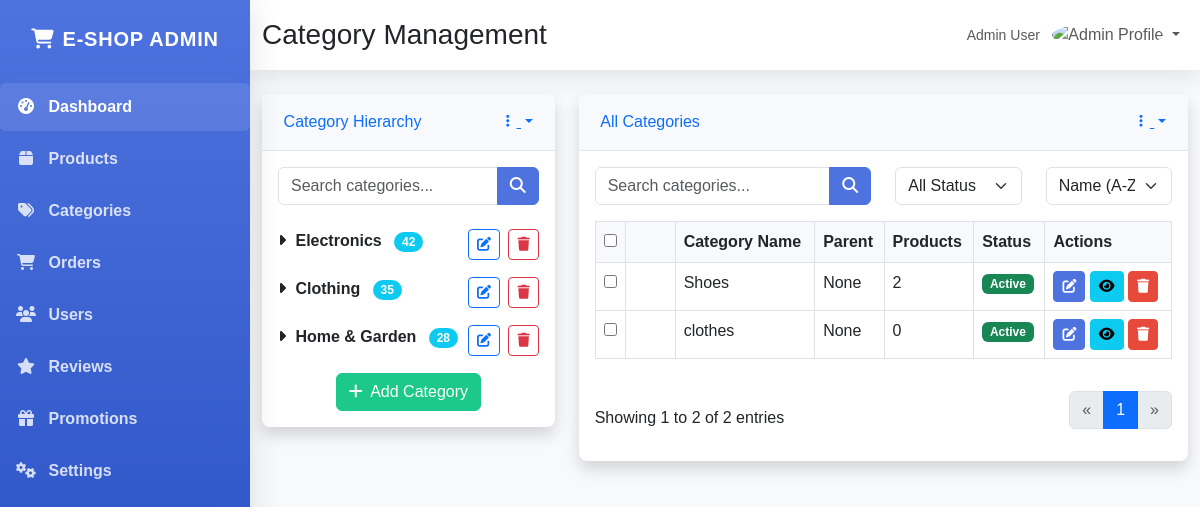
Before: /admin-category/ with the older database file.
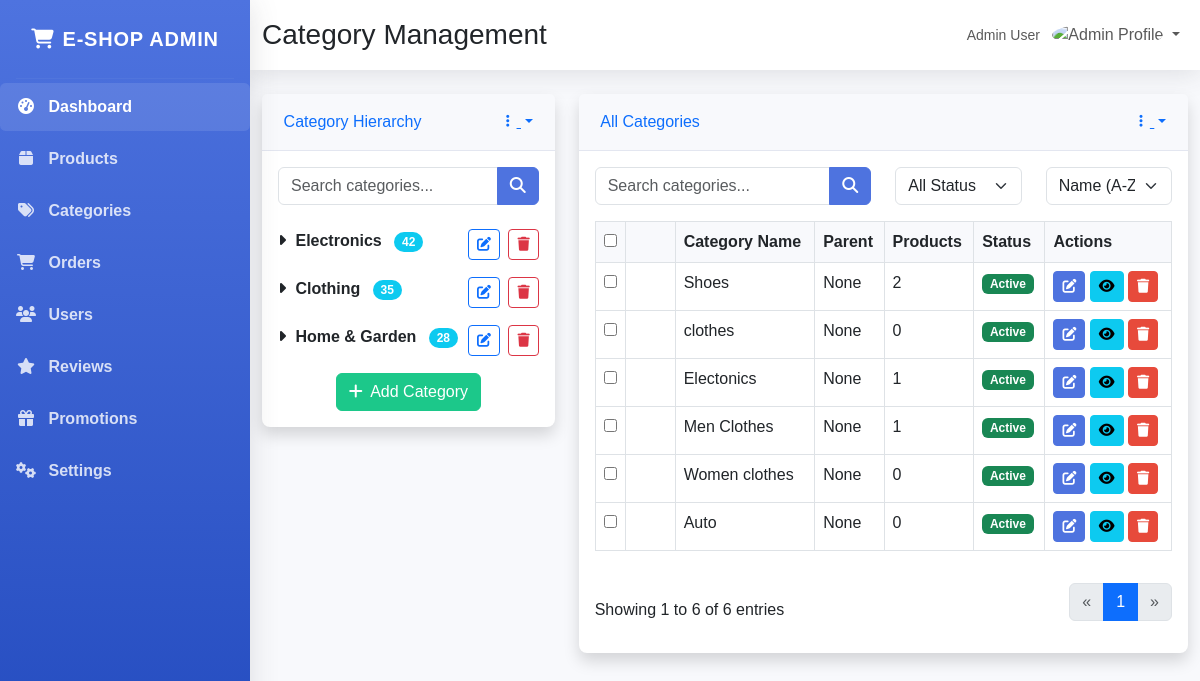
After: the same page with the newer database file.
### app/models.py (models this page shows, shortened)
class Category(models.Model):
    STATUS_CHOICES = (
        ('active', 'Active'),
        ('inactive', 'Inactive'),
    )
    name = models.CharField(max_length=100, unique=True)
    slug = models.SlugField(
        max_length=100,
        unique=True,
        blank=True,
        help_text="Auto-generated from name if left blank"
    )
    parent = models.ForeignKey(
        'self',
        on_delete=models.SET_NULL,
        null=True,
        blank=True,
        related_name='subcategories',
        help_text="Parent category, if any"
    )
    status = models.CharField(
        max_length=20,
        choices=STATUS_CHOICES,
        default='active'
    )
    description = models.TextField(blank=True, null=True)
    image = models.ImageField(upload_to='categories/')
    meta_title = models.CharField(max_length=200, blank=True, null=True)
    meta_description = models.TextField(blank=True, null=True)
    meta_keywords = models.CharField(
        max_length=200,
        blank=True,
        null=True,
        help_text="Comma-separated keywords"
    )
    created_at = models.DateTimeField(auto_now_add=True)
    updated_at = models.DateTimeField(auto_now=True)
    def __str__(self):
        return self.name
    class Meta:
        verbose_name = "Category"
        verbose_name_plural = "Categories"

### app/views.py (the view, shortened to what this page needs)
# urls.py: path('admin-category/', AdminCategory.as_view(), name='admin-category-add'),
class AdminCategory(ListView):
    model = Category
    template_name = 'ecomm/admin/category.html'
    context_object_name = 'categories'
    paginate_by = 7
    def get_queryset(self):
        return Category.objects.all()
    def get_context_data(self, **kwargs):
        context = super().get_context_data(**kwargs)
        context['form'] = CategoryForm()
        return context

### templates/ecomm/admin/category.html (shortened to what the changed rows need)
<!DOCTYPE html>
<html lang="en">
<head>
    <link href="https://cdnjs.cloudflare.com/ajax/libs/bootstrap/5.3.0/css/bootstrap.min.css" rel="stylesheet">
    <link href="https://cdnjs.cloudflare.com/ajax/libs/font-awesome/6.4.0/css/all.min.css" rel="stylesheet">
</head>
<body>
{% block content %}
    <div class="d-flex" id="wrapper">
        <div id="content">
            <nav class="navbar navbar-expand topbar mb-4 static-top">
                <div class="container-fluid">
                    <h1 class="h3 mb-0 text-gray-800">Category Management</h1>
                </div>
            </nav>
            <div class="container-fluid">
                <div class="row">
                    <div class="col-md-8">
                        <div class="card shadow mb-4">
                            <div class="card-body">
                                <div class="table-responsive">
                                    <table class="table table-bordered table-hover" id="categoryTable" width="100%"
                                           cellspacing="0">
                                        <thead>
                                        <tr>
                                            <th width="30px">
                                                <input type="checkbox" id="selectAll">
                                            </th>
                                            <th width="50px"></th>
                                            <th>Category Name</th>
                                            <th>Parent</th>
                                            <th>Products</th>
                                            <th>Status</th>
                                            <th>Actions</th>
                                        </tr>
                                        </thead>
                                        <tbody>
                                        {% for category in categories %}
                                            <tr>
                                                <td><input type="checkbox" class="category-checkbox"
                                                           value="{{ category.pk }}"></td>
                                                <td>
                                                </td>
                                                <td>{{ category.name }}</td>
                                                <td>{{ category.parent.name|default:"None" }}</td>
                                                <td>{{ category.products.count }}</td>
                                                <td>
                <span class="badge {% if category.status == 'active' %}bg-success{% else %}bg-danger{% endif %}">
                    {{ category.status|capfirst }}
                </span>
                                                </td>
                                                <td>
                                                    <button class="btn btn-sm btn-primary" data-bs-toggle="modal"
                                                            data-bs-target="#addCategoryModal"
                                                            onclick="openEditModal('{% url 'admin-category-update' category.pk %}')">
                                                        <i class="fas fa-edit"></i>
                                                    </button>
                                                    <button class="btn btn-sm btn-info"
                                                            onclick="viewCategory('{{ category.slug }}')">
                                                        <i class="fas fa-eye"></i>
                                                    </button>
                                                    <button class="btn btn-sm btn-danger"
                                                            onclick="deleteCategory('{{ category.slug }}')">
                                                        <i class="fas fa-trash"></i>
                                                    </button>
                                                </td>
                                            </tr>
                                        {% empty %}
                                            <tr>
                                                <td colspan="7" class="text-center">No categories found.</td>
                                            </tr>
                                        {% endfor %}
                                        </tbody>
                                    </table>
                                </div>
                                <div class="d-flex justify-content-between align-items-center mt-3">
                                    <div>
                                        <span>Showing {{ page_obj.start_index }} to {{ page_obj.end_index }} of {{ paginator.count }} entries</span>
                                    </div>
                                    <nav aria-label="Page navigation">
                                        <ul class="pagination">
                                            {% for num in page_obj.paginator.page_range %}
                                                <li class="page-item {% if page_obj.number == num %}active{% endif %}">
                                                    <a class="page-link" href="?page={{ num }}">{{ num }}</a>
                                                </li>
                                            {% endfor %}
                                        </ul>
                                    </nav>
                                </div>
                            </div>
                        </div>
                    </div>
                </div>
            </div>
        </div>
    </div>
{% endblock %}
</body>

Changed rows visible on the page:
added Category: name "Electonics", parent.name "None", products.count "1", status "Active"
added Category: name "Men Clothes", parent.name "None", products.count "1", status "Active"
added Category: name "Women clothes", parent.name "None", products.count "0", status "Active"
added Category: name "Auto", parent.name "None", products.count "0", status "Active"
Other visible differences:
{{ page_obj.end_index }}: "2" → "6"
{{ paginator.count }}: "2" → "6"
